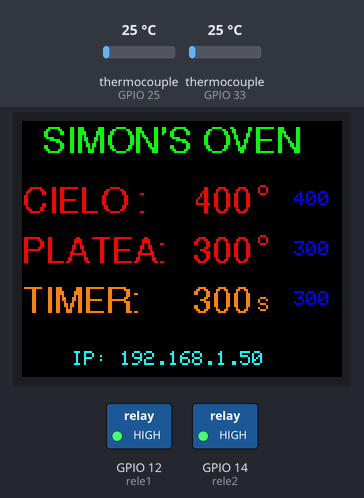
Bench run of a sketch on a simulated ESP32. Shown: 160×128 colour display, switched loads named in the sketch (green lamp = pin HIGH). The inputs (shaded band) are chosen by the test bench; at power-on: thermocouple (sensors on GPIO 25, GPIO 33) 25 °C. WiFi joins after 1.5 s; servers stay silent unless stated; EEPROM starts erased; what the sketch prints to the serial monitor is not drawn.

Above: at 1.8 s.
Timing chart, 0 to 3.3 s (numbered marks = the images above):
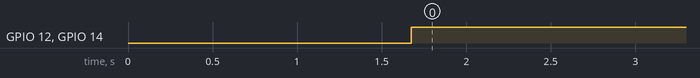

Measured:
- by itself, GPIO 12 (rele1), GPIO 14 (rele2): LOW → HIGH at 1.7 s

The sketch:

esp32_tft_2termocoppieota.ino
```cpp
#include <WiFi.h>
#include <WebServer.h>
#include <Preferences.h>
#include <SPI.h>
#include <Adafruit_GFX.h>
#include <Adafruit_ST7735.h>
#include "max6675.h"
#include <Fonts/FreeSans9pt7b.h>
#include <ESPmDNS.h>
#include <WiFiUdp.h>
#include <ArduinoOTA.h>
// Impostazioni della rete WiFi
const char *ssid = "myhome";
const char *password = "REDACTED_WIFI_PASSWORD";

// Impostazioni del display ST7735
//#define TFT_MISO 19
#define TFT_MOSI 23
#define TFT_SCLK 18
#define TFT_CS   15  // Chip select control pin
#define TFT_DC    5  // Data Command control pin
#define TFT_RST   4  // Reset pin (could connect to RST pin)
//#define TFT_RST  -1  // Set TFT_RST to -1 if display RESET is connected to ESP32 board RST
Adafruit_ST7735 tft = Adafruit_ST7735(TFT_CS, TFT_DC, TFT_RST);

// Pin per i relè e la termocoppia (aggiorna per ESP32)
const int rele1 = 12;
const int rele2 = 14;
//const int ledPin = 2; // Pin del LED interno su ESP32

// Definizione dei pin per la termocoppia
int thermoDO = 32;
int thermoCS = 33;
int thermoCLK = 26;
int thermoCS2 = 25;
// Creazione degli oggetti MAX6675
MAX6675 thermocouple(thermoCLK, thermoCS, thermoDO);
MAX6675 thermocouple2(thermoCLK, thermoCS2, thermoDO);

WebServer server(80);
Preferences preferences;


// Variabili di impostazione temperatura
float tempimpostata1 = 400; // Soglia temperatura per relè 1
float tempimpostata2 = 300; // Soglia temperatura per relè 2
float deltaT1 = 1.0; // Isteresi per relè 1
float deltaT2 = 1.0; // Isteresi per relè 2
  char tempString1[10];
char tempString2[10];
char tempString3[10];
char tempString4[10];

char prevTempString1[10] = "";
char prevTempString2[10] = "";
char prevTempString3[10] = "";
char prevTempString4[10] = "";

// Resto del codice...

void saveSettings() {
    preferences.begin("my-app", false);
    preferences.putFloat("tempimpostata1", tempimpostata1);
    preferences.putFloat("tempimpostata2", tempimpostata2);
    preferences.end();
}

void loadSettings() {
    preferences.begin("my-app", true);
    tempimpostata1 = preferences.getFloat("tempimpostata1", 400); // Default 400
    tempimpostata2 = preferences.getFloat("tempimpostata2", 300); // Default 300
    preferences.end();
}

void setup() {
 Serial.begin(9600);
  tft.initR(INITR_BLACKTAB);   // Inizializza il display ST7735
  tft.setRotation(1);          // Ruota il display se necessario
  tft.fillScreen(ST7735_BLACK); // Imposta lo sfondo a nero
  ArduinoOTA.setHostname("mio-esp32");  // Imposta un nome host univoco

  ArduinoOTA.onStart([]() {
    String type;
    if (ArduinoOTA.getCommand() == U_FLASH) {
      type = "sketch";
    } else { // U_FS
      type = "filesystem";
    }
    // NOTA: se stai aggiornando SPIFFS questo sarebbe un buon momento per eseguire un SPIFFS.end()
    Serial.println("Inizia OTA: " + type);
  });
  ArduinoOTA.onEnd([]() {
    Serial.println("\nFine");
  });
  ArduinoOTA.onProgress([](unsigned int progress, unsigned int total) {
    Serial.printf("Progresso: %u%%\r", (progress / (total / 100)));
  });
  ArduinoOTA.onError([](ota_error_t error) {
    Serial.printf("Errore[%u]: ", error);
    if (error == OTA_AUTH_ERROR) {
      Serial.println("Autenticazione fallita");
    } else if (error == OTA_BEGIN_ERROR) {
      Serial.println("Inizio fallito");
    } else if (error == OTA_CONNECT_ERROR) {
      Serial.println("Connessione fallita");
    } else if (error == OTA_RECEIVE_ERROR) {
      Serial.println("Ricezione fallita");
    } else if (error == OTA_END_ERROR) {
      Serial.println("Fine fallita");
    }
  });
  ArduinoOTA.begin();
  Serial.println("Pronto per OTA");


  // Configurazione WiFi
  WiFi.begin(ssid, password);
  while (WiFi.status() != WL_CONNECTED) {
    delay(500);
    Serial.println("Connecting to WiFi...");
  }
  Serial.println("Connected to WiFi");
  //digitalWrite(ledPin, HIGH);
  Serial.println(WiFi.localIP());
  loadSettings();

  // Configurazione server web
  server.on("/", HTTP_GET, handleRoot);
  server.on("/settemp", HTTP_POST, handleSetTemp);
  server.begin();

  // Configurazione pin relè
  pinMode(rele1, OUTPUT);
  pinMode(rele2, OUTPUT);
}

void loop() {
  // Gestione server web
  server.handleClient();
 ArduinoOTA.handle();
  // Lettura e gestione temperature
  float temperature1 = thermocouple.readCelsius();
  float temperature2 = thermocouple2.readCelsius();

  // Controllo e attivazione del relè 1 con isteresi
    if (temperature1 < tempimpostata1 - deltaT1) {
        digitalWrite(rele1, HIGH); // Accende il relè 1
    } else if (temperature1 > tempimpostata1 + deltaT1) {
        digitalWrite(rele1, LOW); // Spegne il relè 1
    }

    // Controllo e attivazione del relè 2 con isteresi
    if (temperature2 < tempimpostata2 - deltaT2) {
        digitalWrite(rele2, HIGH); // Accende il relè 2
    } else if (temperature2 > tempimpostata2 + deltaT2) {
        digitalWrite(rele2, LOW); // Spegne il relè 2
    }
  dtostrf(temperature1, 4, 0, tempString1);
  dtostrf(temperature2, 4, 0, tempString2);
  dtostrf(tempimpostata1, 4, 0, tempString3);
  dtostrf(tempimpostata2, 4, 0, tempString4);

   if (strcmp(tempString1, prevTempString1) != 0 || strcmp(tempString2, prevTempString2) != 0 ||
      strcmp(tempString3, prevTempString3) != 0 || strcmp(tempString4, prevTempString4) != 0) {
    // Aggiorna il display
    strcpy(prevTempString1, tempString1);
    strcpy(prevTempString2, tempString2);
    strcpy(prevTempString3, tempString3);
    strcpy(prevTempString4, tempString4);


updateDisplay();

  delay(1000);
}
}

void handleRoot() {
    String html = "<html><head>";
    html += "<script src=\"https://cdn.jsdelivr.net/npm/chart.js\"></script>";
    html += "</head><body>";
    html += "<h1>Impostazioni Temperatura</h1>";
    html += "<form action='/settemp' method='POST'>";
    html += "Temperatura Impostata 1: <input type='number' name='temp1' value='" + String(tempimpostata1) + "'><br>";
    html += "Temperatura Impostata 2: <input type='number' name='temp2' value='" + String(tempimpostata2) + "'><br>";
    html += "<input type='submit' value='Salva'>";
    html += "</form>";
    html += "</body></html>";
    server.send(200, "text/html", html);

}
void handleSetTemp() {
    if (server.hasArg("temp1")) tempimpostata1 = server.arg("temp1").toFloat();
    if (server.hasArg("temp2")) tempimpostata2 = server.arg("temp2").toFloat();

    // Salva le impostazioni nella EEPROM
    saveSettings();

    server.sendHeader("Location", "/");
    server.send(303);
}
void updateDisplay() {
    tft.fillScreen(ST7735_BLACK);
    tft.setFont(&FreeSans9pt7b);
    tft.setTextSize(0.5);
    tft.setTextColor(ST7735_GREEN);


    tft.setCursor(10, 15);
    tft.println("SIMON'S OVEN");
    tft.setTextColor(ST7735_RED);
    tft.setCursor(0, 45);
    tft.print("CIELO : ");
    tft.setCursor(80, 45);
    tft.println(tempString3);
    tft.setFont(); // Resetta al font di default per altre informazioni
    tft.setTextSize(1);
    tft.setCursor(118, 30);
    tft.print("o");
    tft.setTextColor(ST7735_BLUE);
    tft.setCursor(130, 35);
    //tft.print("SET:");
    tft.println(tempString3);

    tft.setFont(&FreeSans9pt7b);
    tft.setTextColor(ST7735_RED);
    tft.setCursor(0, 70);
    tft.print("PLATEA: ");
    tft.setCursor(80, 70);
    tft.println(tempString4);
    tft.setFont(); // Resetta al font di default per altre informazioni
    tft.setTextSize(1);
    tft.setCursor(118, 55);
    tft.print("o");
    tft.setTextColor(ST7735_BLUE);
    tft.setCursor(130, 60);
   // tft.print("SET:");
    tft.println(tempString4);

    tft.setFont(&FreeSans9pt7b);
    tft.setTextColor(ST7735_ORANGE);
    tft.setCursor(0, 95);
    tft.print("TIMER: ");
    tft.setCursor(80, 95);
    tft.println(tempString4);
    tft.setFont(); // Resetta al font di default per altre informazioni
    tft.setTextSize(1);
    tft.setCursor(118, 88);
    tft.print("S");
    tft.setTextColor(ST7735_BLUE);
    tft.setCursor(130, 85);
   // tft.print("SET:");
    tft.println(tempString4);

    tft.setTextColor(ST7735_CYAN);
    tft.setCursor(25, 115);
    tft.print("IP: ");
    tft.println(WiFi.localIP());
}
```
